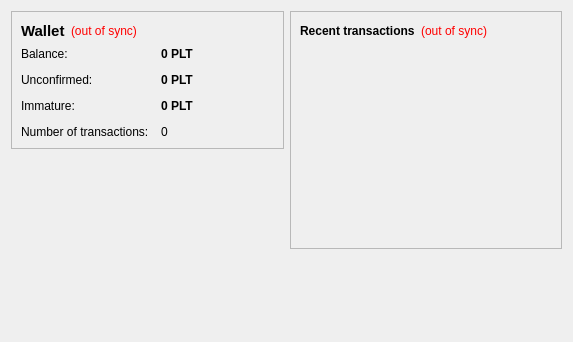
<?xml version="1.0" encoding="UTF-8"?>
<ui version="4.0">
 <class>OverviewPage</class>
 <widget class="QWidget" name="OverviewPage">
  <property name="geometry">
   <rect>
    <x>0</x>
    <y>0</y>
    <width>573</width>
    <height>342</height>
   </rect>
  </property>
  <property name="windowTitle">
   <string>Form</string>
  </property>
  <layout class="QHBoxLayout" name="horizontalLayout" stretch="1,1">
   <item>
    <layout class="QVBoxLayout" name="verticalLayout_2">
     <item>
      <widget class="QFrame" name="frame">
       <property name="frameShape">
        <enum>QFrame::StyledPanel</enum>
       </property>
       <property name="frameShadow">
        <enum>QFrame::Raised</enum>
       </property>
       <layout class="QVBoxLayout" name="verticalLayout_4">
        <item>
         <layout class="QHBoxLayout" name="horizontalLayout_4">
          <item>
           <widget class="QLabel" name="label_5">
            <property name="font">
             <font>
              <pointsize>11</pointsize>
              <weight>75</weight>
              <bold>true</bold>
             </font>
            </property>
            <property name="text">
             <string>Wallet</string>
            </property>
           </widget>
          </item>
          <item>
           <widget class="QLabel" name="labelWalletStatus">
            <property name="toolTip">
             <string>The displayed information may be out of date. Your wallet automatically synchronizes with the Playtoken network after a connection is established, but this process has not completed yet.</string>
            </property>
            <property name="styleSheet">
             <string notr="true">QLabel { color: red; }</string>
            </property>
            <property name="text">
             <string notr="true">(out of sync)</string>
            </property>
            <property name="alignment">
             <set>Qt::AlignLeading|Qt::AlignLeft|Qt::AlignVCenter</set>
            </property>
           </widget>
          </item>
          <item>
           <spacer name="horizontalSpacer_2">
            <property name="orientation">
             <enum>Qt::Horizontal</enum>
            </property>
            <property name="sizeHint" stdset="0">
             <size>
              <width>40</width>
              <height>20</height>
             </size>
            </property>
           </spacer>
          </item>
         </layout>
        </item>
        <item>
         <layout class="QFormLayout" name="formLayout_2">
          <property name="fieldGrowthPolicy">
           <enum>QFormLayout::AllNonFixedFieldsGrow</enum>
          </property>
          <property name="horizontalSpacing">
           <number>12</number>
          </property>
          <property name="verticalSpacing">
           <number>12</number>
          </property>
          <item row="0" column="0">
           <widget class="QLabel" name="label">
            <property name="text">
             <string>Balance:</string>
            </property>
           </widget>
          </item>
          <item row="0" column="1">
           <widget class="QLabel" name="labelBalance">
            <property name="font">
             <font>
              <weight>75</weight>
              <bold>true</bold>
             </font>
            </property>
            <property name="cursor">
             <cursorShape>IBeamCursor</cursorShape>
            </property>
            <property name="toolTip">
             <string>Your current balance</string>
            </property>
            <property name="text">
             <string notr="true">0 PLT</string>
            </property>
            <property name="textInteractionFlags">
             <set>Qt::LinksAccessibleByMouse|Qt::TextSelectableByKeyboard|Qt::TextSelectableByMouse</set>
            </property>
           </widget>
          </item>
          <item row="1" column="0">
           <widget class="QLabel" name="label_3">
            <property name="text">
             <string>Unconfirmed:</string>
            </property>
           </widget>
          </item>
          <item row="1" column="1">
           <widget class="QLabel" name="labelUnconfirmed">
            <property name="font">
             <font>
              <weight>75</weight>
              <bold>true</bold>
             </font>
            </property>
            <property name="cursor">
             <cursorShape>IBeamCursor</cursorShape>
            </property>
            <property name="toolTip">
             <string>Total of transactions that have yet to be confirmed, and do not yet count toward the current balance</string>
            </property>
            <property name="text">
             <string notr="true">0 PLT</string>
            </property>
            <property name="textInteractionFlags">
             <set>Qt::LinksAccessibleByMouse|Qt::TextSelectableByKeyboard|Qt::TextSelectableByMouse</set>
            </property>
           </widget>
          </item>
          <item row="3" column="0">
           <widget class="QLabel" name="label_2">
            <property name="text">
             <string>Number of transactions:</string>
            </property>
           </widget>
          </item>
          <item row="3" column="1">
           <widget class="QLabel" name="labelNumTransactions">
            <property name="toolTip">
             <string>Total number of transactions in wallet</string>
            </property>
            <property name="text">
             <string notr="true">0</string>
            </property>
           </widget>
          </item>
          <item row="2" column="0">
           <widget class="QLabel" name="labelImmatureText">
            <property name="text">
             <string>Immature:</string>
            </property>
           </widget>
          </item>
          <item row="2" column="1">
           <widget class="QLabel" name="labelImmature">
            <property name="font">
             <font>
              <weight>75</weight>
              <bold>true</bold>
             </font>
            </property>
            <property name="toolTip">
             <string>Mined balance that has not yet matured</string>
            </property>
            <property name="text">
             <string notr="true">0 PLT</string>
            </property>
            <property name="textInteractionFlags">
             <set>Qt::LinksAccessibleByMouse|Qt::TextSelectableByKeyboard|Qt::TextSelectableByMouse</set>
            </property>
           </widget>
          </item>
         </layout>
        </item>
       </layout>
      </widget>
     </item>
     <item>
      <spacer name="verticalSpacer">
       <property name="orientation">
        <enum>Qt::Vertical</enum>
       </property>
       <property name="sizeHint" stdset="0">
        <size>
         <width>20</width>
         <height>40</height>
        </size>
       </property>
      </spacer>
     </item>
    </layout>
   </item>
   <item>
    <layout class="QVBoxLayout" name="verticalLayout_3">
     <item>
      <widget class="QFrame" name="frame_2">
       <property name="frameShape">
        <enum>QFrame::StyledPanel</enum>
       </property>
       <property name="frameShadow">
        <enum>QFrame::Raised</enum>
       </property>
       <layout class="QVBoxLayout" name="verticalLayout">
        <item>
         <layout class="QHBoxLayout" name="horizontalLayout_2">
          <item>
           <widget class="QLabel" name="label_4">
            <property name="text">
             <string>&lt;b&gt;Recent transactions&lt;/b&gt;</string>
            </property>
           </widget>
          </item>
          <item>
           <widget class="QLabel" name="labelTransactionsStatus">
            <property name="toolTip">
             <string>The displayed information may be out of date. Your wallet automatically synchronizes with the Playtoken network after a connection is established, but this process has not completed yet.</string>
            </property>
            <property name="styleSheet">
             <string notr="true">QLabel { color: red; }</string>
            </property>
            <property name="text">
             <string notr="true">(out of sync)</string>
            </property>
            <property name="alignment">
             <set>Qt::AlignRight|Qt::AlignTrailing|Qt::AlignVCenter</set>
            </property>
           </widget>
          </item>
          <item>
           <spacer name="horizontalSpacer">
            <property name="orientation">
             <enum>Qt::Horizontal</enum>
            </property>
            <property name="sizeHint" stdset="0">
             <size>
              <width>40</width>
              <height>20</height>
             </size>
            </property>
           </spacer>
          </item>
         </layout>
        </item>
        <item>
         <widget class="QListView" name="listTransactions">
          <property name="styleSheet">
           <string notr="true">QListView { background: transparent; }</string>
          </property>
          <property name="frameShape">
           <enum>QFrame::NoFrame</enum>
          </property>
          <property name="verticalScrollBarPolicy">
           <enum>Qt::ScrollBarAlwaysOff</enum>
          </property>
          <property name="horizontalScrollBarPolicy">
           <enum>Qt::ScrollBarAlwaysOff</enum>
          </property>
          <property name="selectionMode">
           <enum>QAbstractItemView::NoSelection</enum>
          </property>
         </widget>
        </item>
       </layout>
      </widget>
     </item>
     <item>
      <spacer name="verticalSpacer_2">
       <property name="orientation">
        <enum>Qt::Vertical</enum>
       </property>
       <property name="sizeHint" stdset="0">
        <size>
         <width>20</width>
         <height>40</height>
        </size>
       </property>
      </spacer>
     </item>
    </layout>
   </item>
  </layout>
 </widget>
 <resources/>
 <connections/>
</ui>
